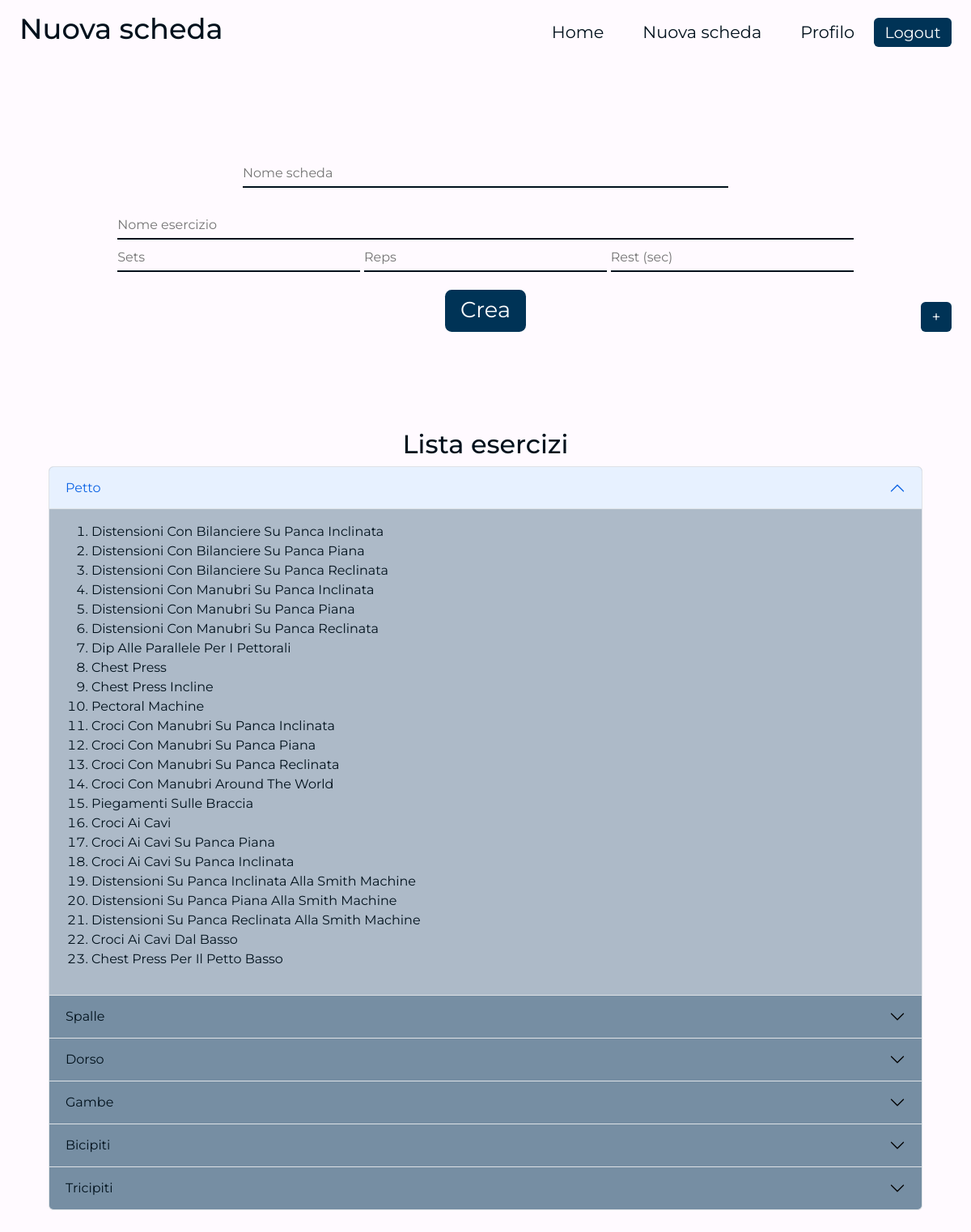
Page /scheda (signed in) on the committed database.
### tables this page shows
CREATE TABLE exercises
(
    id INTEGER PRIMARY KEY AUTOINCREMENT NOT NULL,
    name TEXT NOT NULL,
    muscles TEXT,
    tutorial TEXT
);

### app.py (the view)
@app.route("/scheda", methods=["GET", "POST"])
@login_required
def scheda():
    exercises = db.execute("SELECT name, muscles FROM exercises")
    e = []
    for r in exercises:
        e.append(r['name'].lower())
    if request.method == "POST":
        programs = db.execute("SELECT name FROM programs WHERE user_id = ?", session['user_id'])
        program_name = request.form.get("name")
        for program in programs:
            if program_name == program['name']:
                return render_template("error.html", error="This program already exists")
        workout = []
        counter = 0
        while request.form.get(f"exercise-name-{counter}") != None:
            row = {}
            row['name'] = request.form.get(f"exercise-name-{counter}").lower()
            row['sets'] = request.form.get(f"sets-{counter}")
            row['reps'] = request.form.get(f"reps-{counter}")
            row['rest'] = request.form.get(f"rest-{counter}")
            if len(row['name']) != 0 and len(row['sets']) != 0 and len(row['reps']) != 0 and len(row['rest']) != 0:
                workout.append(row)
            counter += 1
        if len(workout) != 0:
            db.execute("INSERT INTO programs (name, user_id) VALUES (?, ?)", program_name, session['user_id'])
            program_id = db.execute("SELECT id FROM programs WHERE name = ? AND user_id = ?", program_name, session['user_id'])
            for exercise in workout:
                if exercise['name'] in e:
                    exercise_id = db.execute("SELECT id FROM exercises WHERE name = ?", exercise['name'])
                    db.execute("INSERT INTO workouts (program_id, exercise_id, sets, reps, rest) VALUES (?, ?, ?, ?, ?)", program_id[0]["id"], exercise_id[0]["id"], exercise["sets"], exercise["reps"], exercise["rest"])
                else:
                    return render_template("error.html", error="This exercise doesn't exists")
            return redirect("/")
    else:
        return render_template("scheda.html", exercises=exercises)

### app.py (called while the page is built)
@app.after_request
def after_request(response):
    response.headers["Cache-Control"] = "no-cache, no-store, must-revalidate"
    response.headers["Expires"] = 0
    response.headers["Pragma"] = "no-cache"
    return response

### functions.py (called while the page is built)
def login_required(f):
    @wraps(f)
    def decorated_function(*args, **kwargs):
        if session.get("user_id") is None:
            return redirect("/login")
        return f(*args, **kwargs)
    return decorated_function

### templates/scheda.html (shortened to what this page needs)
{% extends "layout.html" %}
{% block name %}
    Nuova scheda
{% endblock %}
{% block main %}
    <div class="form">
        <form action="/scheda" method="post" name="scheda">
            <input type="text" name="name" placeholder="Nome scheda" autocomplete="off">
            <div class="exercise-box">
                <input class="exercise-input" type="text" name="exercise-name-0" placeholder="Nome esercizio" autocomplete="off">
                <div class="table three">
                    <input type="number" name="sets-0" placeholder="Sets">
                    <input type="number" name="reps-0" placeholder="Reps">
                    <input type="number" name="rest-0" placeholder="Rest (sec)">
                </div>
            </div>
            <button type="submit">Crea</button>
        </form>
        <button class="add-exercise">+</button>
    </div>
    <div class="exercise-list">
        <h2>Lista esercizi</h2>
        <div class="accordion" id="accordionExample">
            <div class="accordion-item">
              <h2 class="accordion-header" id="headingOne">
                <button class="accordion-button" type="button" data-bs-toggle="collapse" data-bs-target="#collapseOne" aria-expanded="true" aria-controls="collapseOne">
                  Petto
                </button>
              </h2>
              <div id="collapseOne" class="accordion-collapse collapse show" aria-labelledby="headingOne" data-bs-parent="#accordionExample">
                <div class="accordion-body">
                    <ol>
                        {% for row in exercises %}
                            {% if row['muscles'] == 'petto' %}
                                <li>{{ row['name'] }}</li>
                            {% endif %}
                        {% endfor %}
                    </ol>
                </div>
              </div>
            </div>
            <div class="accordion-item">
              <h2 class="accordion-header" id="headingTwo">
                <button class="accordion-button collapsed" type="button" data-bs-toggle="collapse" data-bs-target="#collapseTwo" aria-expanded="false" aria-controls="collapseTwo">
                  Spalle
                </button>
              </h2>
            </div>
            <div class="accordion-item">
              <h2 class="accordion-header" id="headingThree">
                <button class="accordion-button collapsed" type="button" data-bs-toggle="collapse" data-bs-target="#collapseThree" aria-expanded="false" aria-controls="collapseThree">
                  Dorso
                </button>
              </h2>
            </div>
            <div class="accordion-item">
                <h2 class="accordion-header" id="headingFour">
                  <button class="accordion-button collapsed" type="button" data-bs-toggle="collapse" data-bs-target="#collapseFour" aria-expanded="false" aria-controls="collapseFour">
                    Gambe
                  </button>
                </h2>
            </div>
            <div class="accordion-item">
                <h2 class="accordion-header" id="headingFive">
                  <button class="accordion-button collapsed" type="button" data-bs-toggle="collapse" data-bs-target="#collapseFive" aria-expanded="false" aria-controls="collapseFive">
                    Bicipiti
                  </button>
                </h2>
            </div>
            <div class="accordion-item">
                <h2 class="accordion-header" id="headingSix">
                  <button class="accordion-button collapsed" type="button" data-bs-toggle="collapse" data-bs-target="#collapseSix" aria-expanded="false" aria-controls="collapseSix">
                    Tricipiti
                  </button>
                </h2>
            </div>
        </div>
    </div>
{% endblock %}

### static/style.css (style rules this page uses)
@media (prefers-color-scheme: light) { :root { --background-color: #fffaffff; --text-color: #00111C; } }
* { box-sizing: border-box; margin: 0; padding: 0; }
body { background-color: var(--background-color); color: var(--text-color); font-family: 'Montserrat', sans-serif; }
form { display: flex; flex-direction: column; align-items: center; margin-top: 10%; }
form div { margin: 1vh 0 3.2vh 0; padding-bottom: 2vh; }
form input { width: 50vw; height: 4vh; border: none; padding-bottom: 0.2em; border-bottom: 2px solid var(--text-color); background-color: transparent; color: var(--text-color); }
button { font-size: 1.2em; padding: 0.2em 0.7em; background-color: #003356; color: white; border: none; border-radius: 0.3em; }
form[name=scheda] { position: relative; margin-bottom: 2vh; }
.form { position: relative; }
input[name = name] { margin-bottom: 3vh; }
button[type=submit] { font-size: 1.7em; margin: 0; }
form[name=scheda] button[type=submit] { position: absolute; bottom: 0; }
button.add-exercise { position: absolute; bottom: 0; right: 2vw; }
div.table { display: grid; align-items: end; --bs-table-color: var(--text-color); text-transform: capitalize; }
div.table.three { grid-template-columns: auto auto auto; column-gap: 0.3em; }
.exercise-input { width: 100%; }
div.exercise-box > div.table.three input { width: calc(100vw / 4); }
div.exercise-list { display: flex; flex-direction: column; align-items: center; margin: 10% 0; }
.accordion { width: 90%; --bs-accordion-bg: #00345652; --bs-accordion-color: var(--text-color) }
.accordion-button { color: var(--text-color); }
ol li { text-transform: capitalize; }

### rows in the picture
exercises: name "Distensioni Con Bilanciere Su Panca Inclinata"
exercises: name "Distensioni Con Bilanciere Su Panca Piana"
exercises: name "Distensioni Con Bilanciere Su Panca Reclinata"
exercises: name "Distensioni Con Manubri Su Panca Inclinata"
exercises: name "Distensioni Con Manubri Su Panca Piana"
exercises: name "Distensioni Con Manubri Su Panca Reclinata"
exercises: name "Dip Alle Parallele Per I Pettorali"
exercises: name "Chest Press"
exercises: name "Chest Press Incline"
exercises: name "Pectoral Machine"
exercises: name "Croci Con Manubri Su Panca Inclinata"
exercises: name "Croci Con Manubri Su Panca Piana"
exercises: name "Croci Con Manubri Su Panca Reclinata"
exercises: name "Croci Con Manubri Around The World"
exercises: name "Piegamenti Sulle Braccia"
exercises: name "Croci Ai Cavi"
exercises: name "Croci Ai Cavi Su Panca Piana"
exercises: name "Croci Ai Cavi Su Panca Inclinata"
exercises: name "Distensioni Su Panca Inclinata Alla Smith Machine"
exercises: name "Distensioni Su Panca Piana Alla Smith Machine"
exercises: name "Distensioni Su Panca Reclinata Alla Smith Machine"
exercises: name "Croci Ai Cavi Dal Basso"
exercises: name "Chest Press Per Il Petto Basso"
